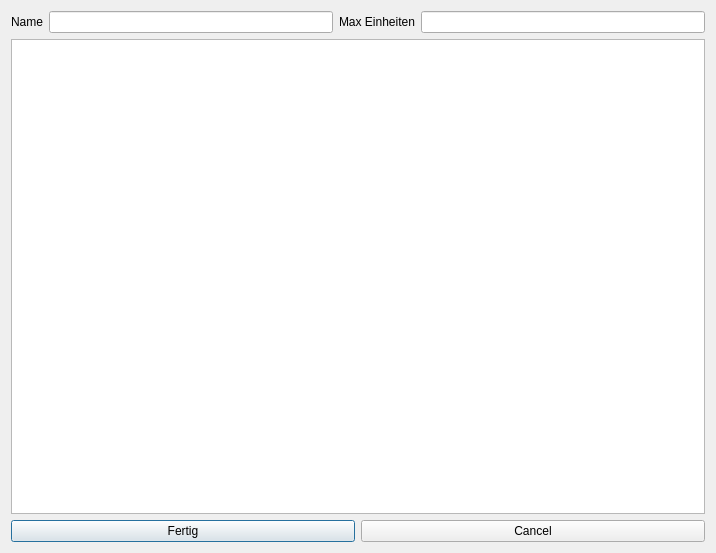
<?xml version="1.0" encoding="UTF-8"?>
<ui version="4.0">
 <class>Dialog</class>
 <widget class="QDialog" name="Dialog">
  <property name="geometry">
   <rect>
    <x>0</x>
    <y>0</y>
    <width>716</width>
    <height>553</height>
   </rect>
  </property>
  <property name="sizePolicy">
   <sizepolicy hsizetype="Preferred" vsizetype="Minimum">
    <horstretch>0</horstretch>
    <verstretch>0</verstretch>
   </sizepolicy>
  </property>
  <property name="minimumSize">
   <size>
    <width>716</width>
    <height>553</height>
   </size>
  </property>
  <property name="maximumSize">
   <size>
    <width>716</width>
    <height>553</height>
   </size>
  </property>
  <property name="focusPolicy">
   <enum>Qt::NoFocus</enum>
  </property>
  <property name="windowTitle">
   <string>Instructor</string>
  </property>
  <property name="modal">
   <bool>false</bool>
  </property>
  <layout class="QVBoxLayout" name="verticalLayout">
   <item>
    <layout class="QGridLayout" name="gridLayout">
     <property name="sizeConstraint">
      <enum>QLayout::SetMinimumSize</enum>
     </property>
     <item row="0" column="0">
      <widget class="QLabel" name="lblName">
       <property name="text">
        <string>Name</string>
       </property>
      </widget>
     </item>
     <item row="0" column="1">
      <widget class="QLineEdit" name="lineEditName"/>
     </item>
     <item row="0" column="2">
      <widget class="QLabel" name="lblHours">
       <property name="text">
        <string>Max Einheiten</string>
       </property>
      </widget>
     </item>
     <item row="0" column="3">
      <widget class="QLineEdit" name="lineEditHours"/>
     </item>
    </layout>
   </item>
   <item>
    <widget class="QTableView" name="tableSchedule"/>
   </item>
   <item>
    <layout class="QHBoxLayout" name="horizontalLayout">
     <item>
      <widget class="QPushButton" name="btnFinish">
       <property name="text">
        <string>Fertig</string>
       </property>
      </widget>
     </item>
     <item>
      <widget class="QPushButton" name="btnCancel">
       <property name="text">
        <string>Cancel</string>
       </property>
      </widget>
     </item>
    </layout>
   </item>
  </layout>
 </widget>
 <resources/>
 <connections/>
</ui>
